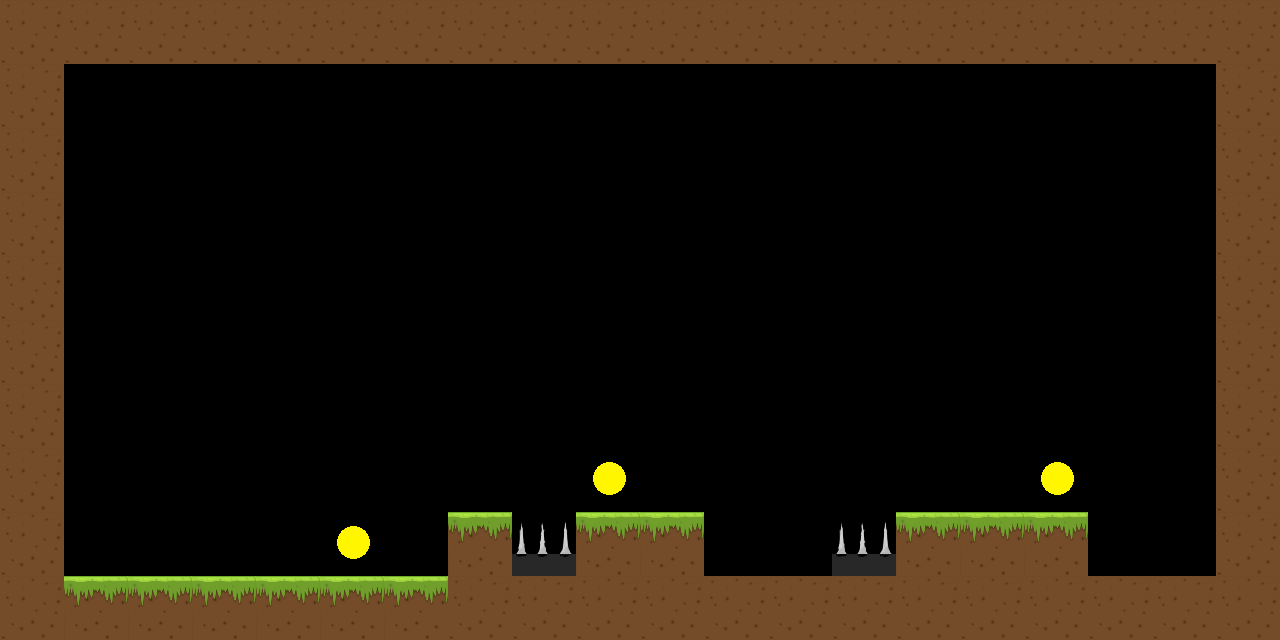

A 2D game scene composited from a Tiled map and its tileset images. What follows is a short description and the map's XML, with every tile layer's data as written:
An orthogonal 20x10 tile map with 64x64 px tiles, 1 tile layer (Tile Layer 1).

<map version="1.0" orientation="orthogonal" renderorder="right-down" width="20" height="10" tilewidth="64" tileheight="64" nextobjectid="1">
 <tileset firstgid="1" name="tileset" tilewidth="64" tileheight="64" tilecount="72" columns="8">
  <image source="tiles.png" width="512" height="576" />
 </tileset>
 <layer name="Tile Layer 1" width="20" height="10">
  <data encoding="csv">
3,3,3,3,3,3,3,3,3,3,3,3,3,3,3,3,3,3,3,3,
3,0,0,0,0,0,0,0,0,0,0,0,0,0,0,0,0,0,0,3,
3,0,0,0,0,0,0,0,0,0,0,0,0,0,0,0,0,0,0,3,
3,0,0,0,0,0,0,0,0,0,0,0,0,0,0,0,0,0,0,3,
3,0,0,0,0,0,0,0,0,0,0,0,0,0,0,0,0,0,0,3,
3,0,0,0,0,0,0,0,0,0,0,0,0,0,0,0,0,0,0,3,
3,0,0,0,0,0,0,0,0,0,0,0,0,0,0,0,0,0,0,3,
3,0,0,0,0,0,0,0,0,7,0,0,0,0,0,0,7,0,0,3,
3,0,0,0,0,7,0,1,6,1,1,0,0,6,1,1,1,0,0,3,
3,1,1,1,1,1,1,3,3,3,3,3,3,3,3,3,3,3,3,3
</data>
 </layer>
</map>
